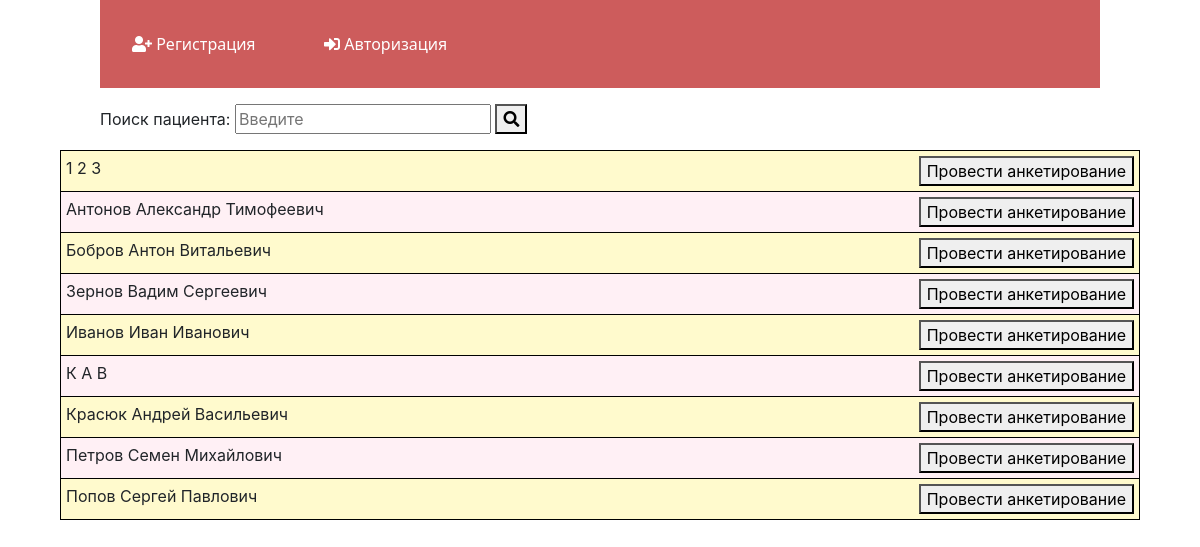
The app's page /api/v1/amscapp/ with its own data.
### amscapp/models.py (models this page shows, shortened)
class Patient(models.Model):
    class ChoiceSEX(models.TextChoices):
        MAN = 'Мужской', 'Мужской'
        WOMAN = 'Женский', 'Женский'
    class ChoiceNation(models.TextChoices):
        RU = 'Русские', 'Русские'
        UA = 'Украинцы', 'Украинцы'
        GE = 'Немцы', 'Немцы'
        KZ = 'Казахи', 'Казахи'
        BL = 'Белорусы', 'Белорусы'
        ALT = 'Алтайцы', 'Алтайцы'
        KU = 'Кумандинцы', 'Кумандинцы'
        TA = 'Татары', 'Татары'
        OT = 'Другая', 'Другая'
    name = models.CharField('ФИО', max_length=100)
    date_of_birth = models.DateField('Дата рождения')
    sex = models.CharField('Пол пациента', max_length=7, choices=ChoiceSEX.choices, default=1)
    insurance = models.CharField('Страховая организация', max_length=100, blank=True)
    policy = models.CharField('Страховое свидетельство', max_length=100, blank=True)
    address = models.CharField('Домашний адрес', max_length=100, blank=True)
    number_phone = models.CharField('Номер телефона', max_length=100, blank=True)
    email = models.EmailField('Электронная почта', max_length=100, blank=True)
    parent_name = models.CharField('ФИО родителя', max_length=100, blank=True)
    parent_number_phone = models.CharField('Номер телефона родителя', max_length=100, blank=True)
    parent_email = models.EmailField('Электронная почта родителя', max_length=100, blank=True)
    nation = models.CharField('Нация пациента', max_length=10, choices=ChoiceNation.choices, default=1)
    mother_nation = models.CharField('Нация матери пациента', max_length=10, choices=ChoiceNation.choices, default=1)
    father_nation = models.CharField('Нация отца пациента', max_length=10, choices=ChoiceNation.choices, default=1)
    registration_date = models.DateField('Дата регистрации пациента', auto_now_add=True)
    class Meta:
        verbose_name = 'Пациент'
        verbose_name_plural = 'Пациенты'

### amscapp/views.py (the view)
# urls.py: path('', views.database_home, name='database_home'),
def database_home(request):
    database = Patient.objects.order_by('name')
    return render(request, 'database/database_home.html', {'database': database})

### amscapp/templates/database/database_home.html (shortened to what this page needs)
{% extends 'database/layout.html' %}
{% block body %}
<div class="search-bar">
    <search>
        <form action="{% url 'search' %}" method="get">
            <p>Поиск пациента:
                <input type="text" name="q" placeholder="Введите">
            <button type="submit">
                <span class="fa fa-search" aria-hidden="true"></span>
            </button></p>
        </form>
    </search>
</div>
<table>
    {% for el in database %}
        <tr>
            <td>
                {{ el.name }}
                <button class="buttonel">Провести анкетирование</button>
            </td>
        </tr>
    {% endfor %}
</table>
{% endblock %}

### amscapp/templates/database/layout.html (shortened to what this page needs)
<!doctype html>
{% load static %}
<html lang="ru">
<head>
    <link rel="stylesheet" href="https://cdn.jsdelivr.net/npm/bootstrap@4.6.0/dist/css/bootstrap.min.css">
    <link rel="stylesheet" href="https://use.fontawesome.com/releases/v5.8.2/css/all.css">
    <link rel="stylesheet" href="{% static '/database/css/style.css' %}">
</head>
<body>
    <aside>
            <ul>
                {% if request.user.is_authenticated %}
                <a href="{% url 'database_home' %}"><li><i class="fas fa-search"></i> Поиск пациентов</li></a>
                <a href="{% url 'add_patient' %}"><li><i class="fas fa-address-card"></i> Добавить пациента</li></a>
                <a href="{% url 'add_complaint' %}"><li><i class="fas fa-address-book"></i> Анкетирование пациента</li></a>
                <a><li><i class="fas fa-file-import"></i> Импорт данных</li></a>
                <a><li><i class="fas fa-file-export"></i> Экспорт данных</li></a>
                <exit>
                    <a><li>{{ user.username }}</li></a>
                    <a href="{% url 'exit' %}"><li><i class="fas fa-sign-out-alt"></i> Выход</li></a>
                </exit>
                {% else %}
                <a href="{% url 'register' %}"><li><i class="fas fa-user-plus"></i> Регистрация</li></a>
                <a href="{% url 'login' %}"><li><i class="fas fa-sign-in-alt"></i> Авторизация</li></a>
                {% endif %}
            </ul>
    </aside>
<main>
    {% block body %}
    {% endblock %}
</main>
</body>
</html>

### amscapp/static/database/css/style.css (style rules this page uses)
body { background: white; }
aside { color: #FFFFFF; }
ul { margin-left: 100px; margin-right: 100px; padding: 2em 0; background: #CD5C5C; // Цвет панели }
a { font-family: system-ui; text-decoration: none; padding: 2em; color: #FFFFFF; }
li { display: inline; }
table { border-collapse: collapse; margin: 2px auto; width: 90%; }
th, td { border: solid 1px #000; padding: 5px; }
tr:nth-child(odd) { background-color: #FFFACD; }
tr:nth-child(even) { background-color: #FFF0F5; }
.buttonel { float: right; }
form { margin-left: 100px; margin-right: 100px; }

### records on screen
Patient: name "1 2 3"
Patient: name "Антонов Александр Тимофеевич"
Patient: name "Бобров Антон Витальевич"
Patient: name "Зернов Вадим Сергеевич"
Patient: name "Иванов Иван Иванович"
Patient: name "К А В"
Patient: name "Красюк Андрей Васильевич"
Patient: name "Петров Семен Михайлович"
Patient: name "Попов Сергей Павлович"
